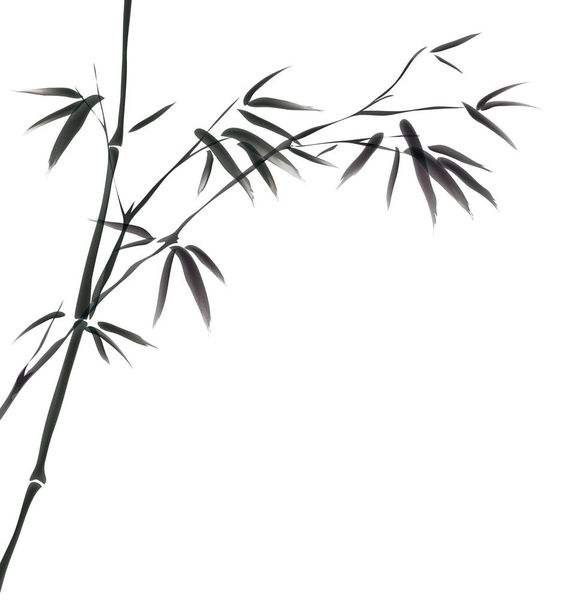
#> input picture bamboo/bamboo.jpg, 571 x 600 px
$ python split_painting.py
#> lines starting #> are read from the running program, lines starting #| are printed output that depends on the picture; after the words box and inside, x2 and y2 are one past the last pixel; in counts of white or black regions, pixels touching at a corner belong together

# -*- coding: utf-8 -*-

import cv2

#细化函数，输入需要细化的图片（经过二值化处理的图片）和映射矩阵array
#这个函数将根据算法，运算出中心点的对应值
def Thin(image,array):
    h,w = image.shape
    iThin = image

    for i in range(h):
        for j in range(w):
            if image[i,j] == 0:
                a = [1]*9
                for k in range(3):
                    for l in range(3):
                        #如果3*3矩阵的点不在边界且这些值为零，也就是黑色的点
                        if -1<(i-1+k)<h and -1<(j-1+l)<w and iThin[i-1+k,j-1+l]==0:
                            a[k*3+l] = 0
                sum = a[0]*1+a[1]*2+a[2]*4+a[3]*8+a[5]*16+a[6]*32+a[7]*64+a[8]*128
                #然后根据array表，对ithin的那一点进行赋值。
                iThin[i,j] = array[sum]*255
    return iThin


#最简单的二值化函数，阈值根据图片的昏暗程度自己设定，我选的180

def Two(image):
    w,h = image.shape
    size = (w,h)
    iTwo = image
    for i in range(w):
        for j in range(h):
            if image[i,j]<180:
                iTwo[i,j] = 0
            else:
                iTwo[i,j] = 255
    return iTwo

#映射表

array = [0,0,1,1,0,0,1,1,1,1,0,1,1,1,0,1,\
         1,1,0,0,1,1,1,1,0,0,0,0,0,0,0,1,\
         0,0,1,1,0,0,1,1,1,1,0,1,1,1,0,1,\
         1,1,0,0,1,1,1,1,0,0,0,0,0,0,0,1,\
         1,1,0,0,1,1,0,0,0,0,0,0,0,0,0,0,\
         0,0,0,0,0,0,0,0,0,0,0,0,0,0,0,0,\
         1,1,0,0,1,1,0,0,1,1,0,1,1,1,0,1,\
         0,0,0,0,0,0,0,0,0,0,0,0,0,0,0,0,\
         0,0,1,1,0,0,1,1,1,1,0,1,1,1,0,1,\
         1,1,0,0,1,1,1,1,0,0,0,0,0,0,0,1,\
         0,0,1,1,0,0,1,1,1,1,0,1,1,1,0,1,\
         1,1,0,0,1,1,1,1,0,0,0,0,0,0,0,0,\
         1,1,0,0,1,1,0,0,0,0,0,0,0,0,0,0,\
         1,1,0,0,1,1,1,1,0,0,0,0,0,0,0,0,\
         1,1,0,0,1,1,0,0,1,1,0,1,1,1,0,0,\
         1,1,0,0,1,1,1,0,1,1,0,0,1,0,0,0]

#读取灰度图片，并显示
img = cv2.imread('bamboo.jpg',0) #直接读为灰度图像
#> img: shape (600, 571); min 0, max 255, mean 242.1
cv2.imshow('image',img)
cv2.waitKey(0)


#自适应二值化函数，需要修改的是55那个位置的数字，越小越精细，细节越好，噪点更多，最大不超过图片大小
th3 = cv2.adaptiveThreshold(img,255,cv2.ADAPTIVE_THRESH_GAUSSIAN_C,cv2.THRESH_BINARY,55,2) #换行符号 \
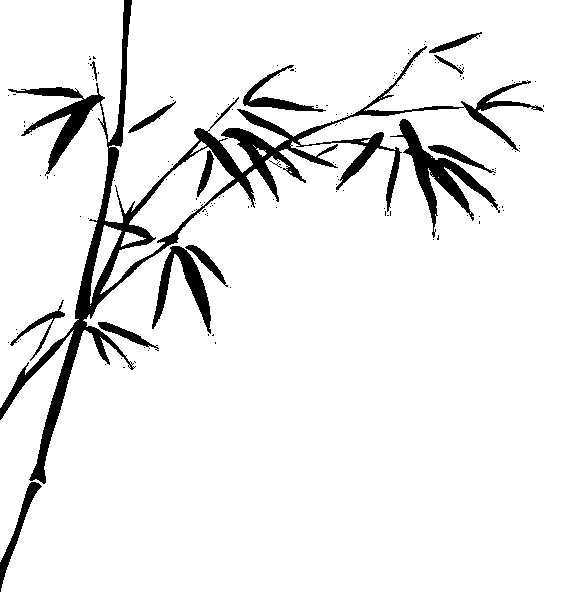
#> th3: shape (600, 571); 92.6% white; 148 black regions (134 under 20 px), largest, box (x1, y1, x2, y2) and area: (0, 0, 544, 484) 16645, (390, 119, 500, 238) 2633, (152, 246, 211, 334) 1599
cv2.imshow('iTwo',th3)
cv2.waitKey(0)


#获取自适应二值化的细化图，并显示
iThin = Thin(th3,array)
#> after the loop in Thin, `for i in range(h):`:
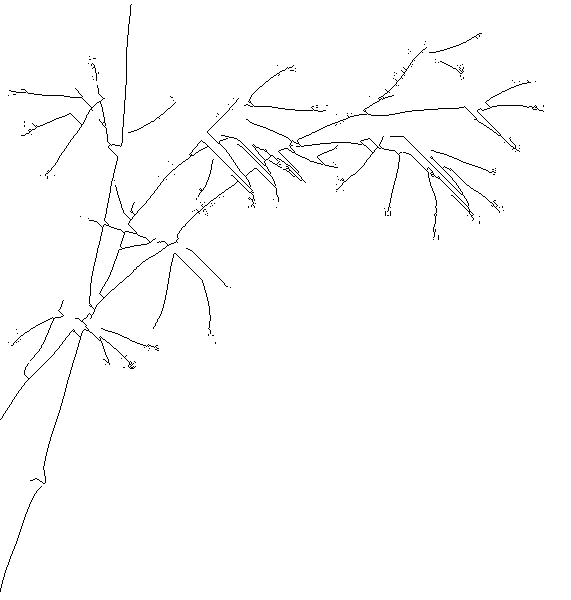
#> iThin: shape (600, 571); 98.7% white; black in thin lines or dots
cv2.imshow('iThin',iThin)
cv2.waitKey(0)


#获取简单二值化的细化图，并显示
iTwo = Two(img)
#> after the loop in Two, `for i in range(w):`:
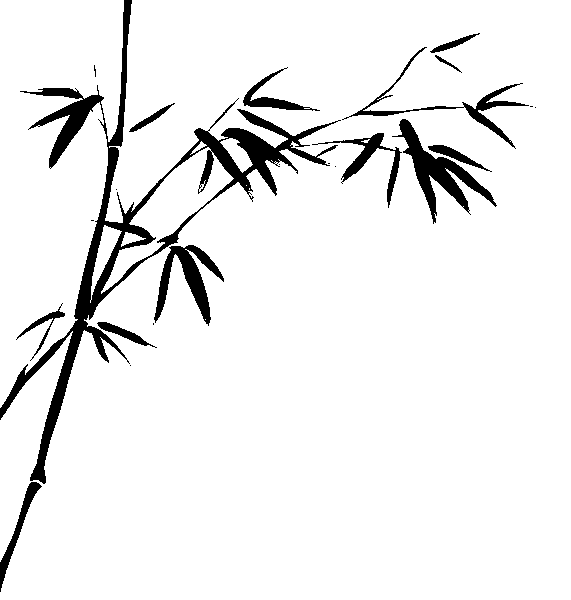
#> iTwo: shape (600, 571); 93.1% white; 23 black regions (10 under 20 px), largest, box (x1, y1, x2, y2) and area: (0, 0, 341, 484) 13492, (392, 119, 497, 224) 2583, (154, 245, 224, 326) 1890
iThin_2 = Thin(iTwo,array)
#> after the loop in Thin (call 2), `for i in range(h):`:
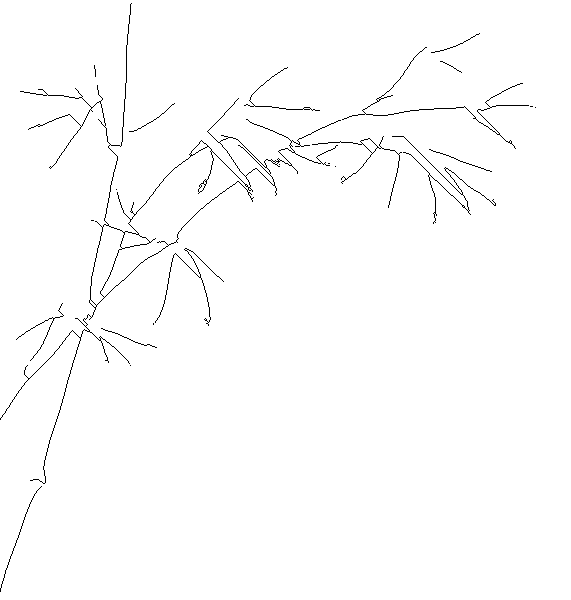
#> iThin: shape (600, 571); 98.9% white; black in thin lines or dots
cv2.imshow('iTwo_2',iThin_2)
cv2.waitKey(0)

cv2.destroyAllWindows()
